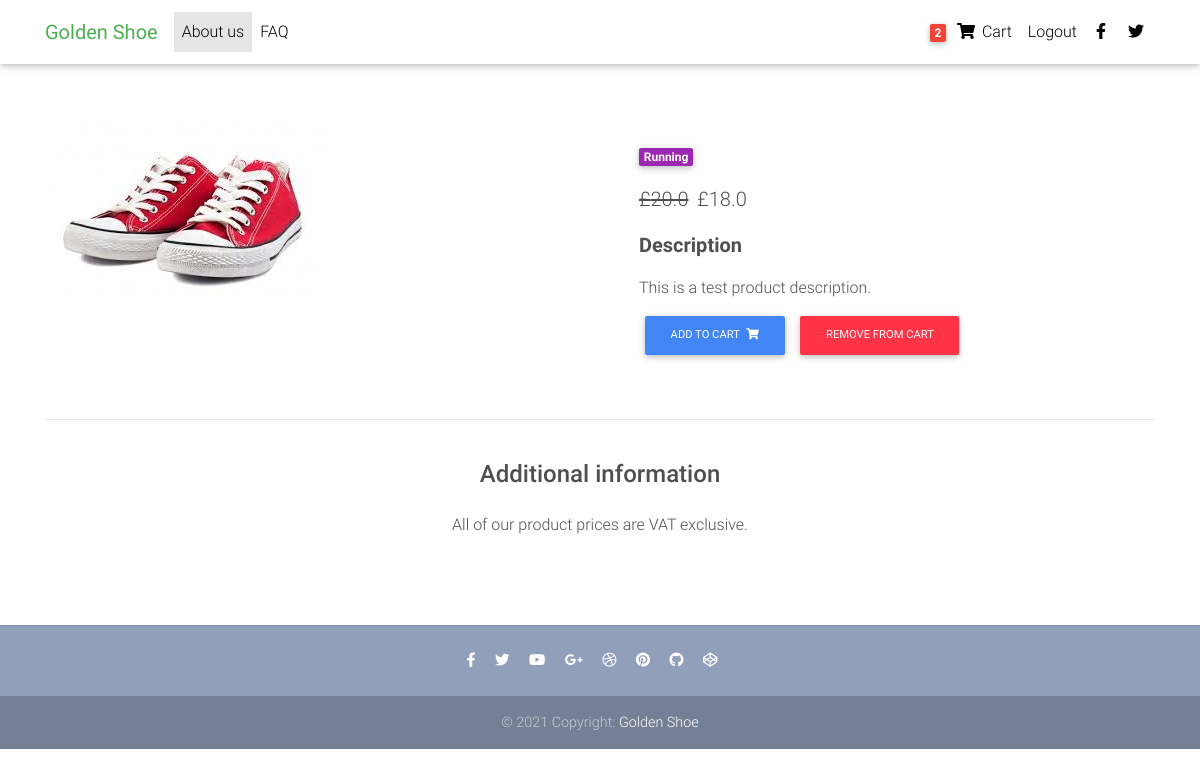
The page /product/test-product-2/ (signed in) on the database its author committed.
### core/models.py (models this page shows, shortened)
class Order(models.Model):
    user = models.ForeignKey(settings.AUTH_USER_MODEL, on_delete = models.CASCADE)
    ordered = models.BooleanField(default=False)
    start_date = models.DateTimeField(auto_now_add=True)
    items = models.ManyToManyField(OrderItem)
    ordered_date = models.DateTimeField()
    voucher = models.ForeignKey('Voucher',on_delete=models.SET_NULL, blank=True, null=True)

class Item(models.Model):
    title = models.CharField(max_length = 100)
    price = models.FloatField()
    discount_price = models.FloatField(blank=True, null=True)
    category = models.CharField(choices=CATEGORY_CHOICES, max_length=2)
    label = models.CharField(choices=LABEL_CHOICES, max_length=1)
    slug = models.SlugField()
    description = models.TextField()
    out_of_stock = models.BooleanField(default=False)
    def get_add_to_cart_url(self):
        return reverse("core:add-to-cart", kwargs={'slug':self.slug})
    def get_remove_from_cart_url(self):
        return reverse("core:remove-from-cart", kwargs={'slug':self.slug})

### core/views.py (the view)
# urls.py: path('product/<slug>/', ItemDetailView.as_view(), name='product'),
class ItemDetailView(DetailView):
    model = Item
    template_name = "product-page.html"

### core/templatetags/cart_template_tags.py (called while the page is built)
@register.filter
def cart_item_count(user):
    if user.is_authenticated:
        qs = Order.objects.filter(user=user, ordered=False)
        if qs.exists():
            return qs[0].items.count()
    return 0

### templates/product-page.html (shortened to what this page needs)
{% load static %}
<!DOCTYPE html>
<html lang="en">
<head>
  <link rel="stylesheet" href="https://use.fontawesome.com/releases/v5.11.2/css/all.css">
  <link href="{% static 'css/bootstrap.min.css' %}" rel="stylesheet">
  <link href="{% static 'css/mdb.min.css' %}" rel="stylesheet">
  <link href="{% static 'css/style.min.css' %}" rel="stylesheet">
</head>
<body>
  {% include "navbar.html" %}
  <main class="mt-5 pt-4">
    <div class="container dark-grey-text mt-5">
      <div class="row wow fadeIn">
        <div class="col-md-6 mb-4">
          <img class="img-fluid" alt="">
        </div>
        <div class="col-md-6 mb-4">
          <div class="p-4">
            <div class="mb-3">
              <a href="">
                <span class="badge purple mr-1">{{ object.get_category_display }}</span>
              </a>
            </div>
            <p class="lead">
              {% if object.discount_price %}
                <span class="mr-1">
                <del>£{{ object.price }}</del>
                </span>
                <span>£{{ object.discount_price }}</span>
                {% else %}
                  <span>£{{ object.price }}</span>
              {% endif %}
            </p>
            <p class="lead font-weight-bold">Description</p>
            <p>{{ object.description }}</p>
            <a href="{{ object.get_add_to_cart_url }}" class="btn btn-primary btn-md my-0 p">Add to cart
              <i class="fas fa-shopping-cart ml-1"></i>
            </a>
            <a href="{{ object.get_remove_from_cart_url }}" class="btn btn-danger btn-md my-0 p">Remove from cart
            </a>
          </div>
        </div>
      </div>
      <hr>
      <div class="row d-flex justify-content-center wow fadeIn">
        <div class="col-md-6 text-center">
          <h4 class="my-4 h4">Additional information</h4>
          <p>All of our product prices are VAT exclusive.</p>
        </div>
      </div>
      <div class="row wow fadeIn">
        <div class="col-lg-4 col-md-12 mb-4">
        </div>
        <div class="col-lg-4 col-md-6 mb-4">
        </div>
        <div class="col-lg-4 col-md-6 mb-4">
        </div>
      </div>
    </div>
  </main>
  {% include "footer.html" %}
</body>
</html>

### templates/navbar.html (shortened to what this page needs)
  {% load cart_template_tags %}
  {% block navbar %}
  <nav class="navbar fixed-top navbar-expand-lg navbar-light white scrolling-navbar">
    <div class="container">
      <a class="navbar-brand waves-effect" href="http://127.0.0.1:8000/" target="_self">
        <strong class="green-text" href>Golden Shoe</strong>
      </a>
      <div class="collapse navbar-collapse" id="navbarSupportedContent">
        <ul class="navbar-nav mr-auto">
          <li class="nav-item active">
            <a class="nav-link waves-effect" href="#">About us
            </a>
          </li>
          <li class="nav-item">
            <a class="nav-link waves-effect" href="/faq" target="_blank">FAQ</a>
          </li>
        </ul>
        <ul class="navbar-nav nav-flex-icons">
          {% if request.user.is_authenticated %}
          <li class="nav-item">
            <a href="{% url 'core:order-summary'%}" class="nav-link waves-effect">
              <span class="badge red z-depth-1 mr-1"> {{ request.user|cart_item_count }} </span>
              <i class="fas fa-shopping-cart"></i>
              <span class="clearfix d-none d-sm-inline-block"> Cart </span>
            </a>
          </li>
          <li class="nav-item">
            <a class="nav-link waves-effect" href="{% url 'account_logout' %}">
              <span class="clearfix d-none d-sm-inline-block"> Logout </span>
            </a>
          </li>
          {% endif %}
          <li class="nav-item">
            <a href="https://www.facebook.com/" class="nav-link waves-effect" target="_blank">
              <i class="fab fa-facebook-f"></i>
            </a>
          </li>
          <li class="nav-item">
            <a href="https://twitter.com/" class="nav-link waves-effect" target="_blank">
              <i class="fab fa-twitter"></i>
            </a>
          </li>
        </ul>
      </div>
    </div>
  </nav>
  {% endblock %}

### rows shown on the page
Item: category "Running", price "20.0", discount_price "18.0", description "This is a test product description."

### other values the page prints
{{ request.user|cart_item_count }} "2"
